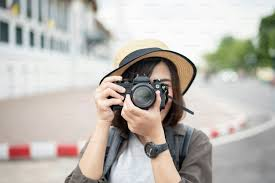
#> input picture Matplotlip/download.jpeg, 275 x 183 px
$ jupyter execute 8.Image.ipynb
#> lines starting #> are read from the running program, lines starting #| are printed output that depends on the picture
## Matplotlib can load, display, modify, and annotate images.
**This is super useful for:**

* Computer Vision

* ML / Deep Learning

* Image processing

[cell 1]
import matplotlib.pyplot as plt
import matplotlib.image as mpimg

[cell 2]
img = mpimg.imread("download.jpeg")
#> img is the input picture: shape (183, 275, 3); mean R, G, B 187.2, 182.8, 176.3
print(img.shape)
#| (183, 275, 3)

Meaning:

* 183 rows (height)

* 275 columns (width)

* 3 color channels (RGB)

## Display an Image

[cell 3]
plt.imshow(img)
plt.axis('off')
plt.show()

## Grayscale Image

[cell 4]
import numpy as np

img_grey = np.mean(img , axis=2)    #simple sonvert

plt.imshow(img_grey , cmap='grey')
plt.axis('off')
plt.show()

## crop image

[cell 5]
crop = img[100:150, 60:250]      #[height_start : height_end  , width_s:width_end]
plt.imshow(crop)
plt.axis('off')
plt.show()

## plot image over a chart

[cell 6]
plt.imshow(img)
plt.scatter([20,30,40],[15,20,25] , color='red' , s=50)
plt.show()
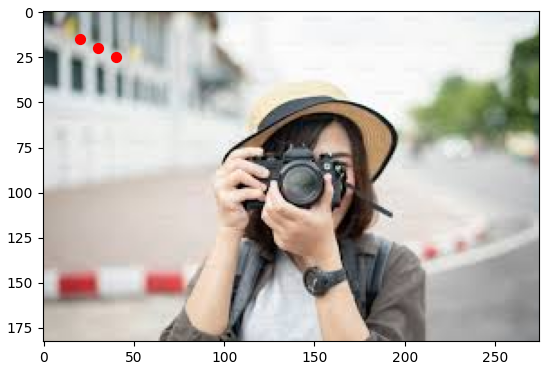
#> figure drawn by matplotlib, 1 panel

## save image after editing

[cell 7]
plt.imsave('output.png',img)

# save grey_scale image

plt.imsave("grey_image.png", img_grey , cmap='grey')

## colormap

[cell 8]
plt.imshow(img_grey, cmap='inferno')
plt.axis('off')
plt.show()

## overlay text

[cell 9]
plt.imshow(img)
plt.text(50, 50, "Hello!", color='yellow', fontsize=20)
plt.axis('off')
plt.show()

**Popular colormaps:**

* gray

* viridis

* inferno

* plasma

* jet

# image data in matplotlib is numpy
* so we can directly change

[cell 10]
bright = img * 0.1
bright = bright.clip(0,1)  # force value to be in between 0 and 1
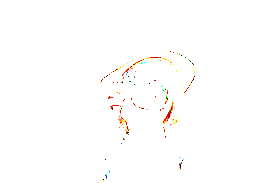
#> bright: shape (183, 275, 3) float64; mean R, G, B 0.998, 0.995, 0.993
plt.imshow(bright)
plt.show()

<br><br><br>

# Through PIL (Pillow)

[cell 11]
from PIL import Image ,ImageEnhance , ImageFilter

[cell 12]
fname = r'download.jpeg'

[cell 13]
# opening image using pil
image = Image.open(fname).convert('L')

[cell 14]
#mapping image to grey scale
plt.imshow(image , cmap ='gist_heat_r')
plt.show()

## Check format

[cell 15]
print(image.format)
#| None
print(image.size)
#| (275, 183)
print(image.mode)
#| L

## convert image mode

[cell 16]
img = image.convert('RGBA')
#> img: PIL image 275x183 RGBA
print(img.mode)
#| RGBA

## Adjust brightness, contrast, color, sharpness

[cell 17]
enh = ImageEnhance.Brightness(img)
bright = enh.enhance(1.5)
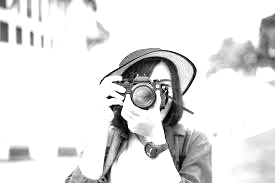
#> bright: PIL image 275x183 RGBA; mean R, G, B, A 226.2, 226.2, 226.2, 255

[cell 18]
enh = ImageEnhance.Contrast(image)
contrast = enh.enhance(2)
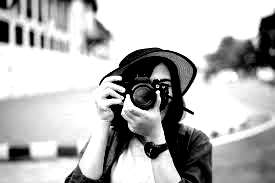
#> contrast: PIL image 275x183 L; min 0, max 255, mean 179.6

[cell 19]
enh = ImageEnhance.Color(img)
rich = enh.enhance(1.8)

[cell 20]
enh = ImageEnhance.Sharpness(img)
sharp = enh.enhance(3)
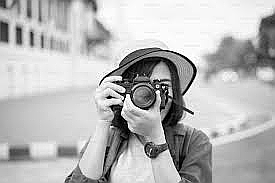
#> sharp: PIL image 275x183 RGBA; mean R, G, B, A 183.6, 183.6, 183.6, 255

## filter blur image

[cell 21]
fname = r'images.jpeg'

images = Image.open(fname).convert('L')
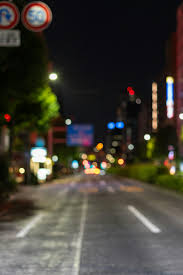
#> input picture Matplotlip/images.jpeg, 183 x 275 px
plt.imshow(images)
plt.show()

[cell 22]
blur = images.filter(ImageFilter.BLUR)
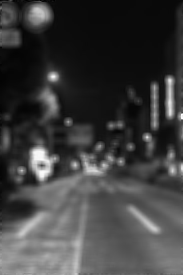
#> blur: PIL image 183x275 L; min 1, max 254, mean 62.4
plt.imshow(blur)
plt.show()

[cell 23]
gauss = images.filter(ImageFilter.GaussianBlur(5))
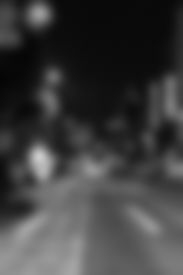
#> gauss: PIL image 183x275 L; min 5, max 204, mean 62.3
plt.imshow(gauss)
plt.show()

[cell 24]
contour = images.filter(ImageFilter.CONTOUR)
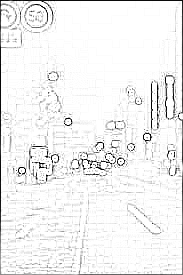
#> contour: PIL image 183x275 L; min 0, max 255, mean 240.9
contour = images.filter(ImageFilter.DETAIL)
contour = images.filter(ImageFilter.EDGE_ENHANCE)
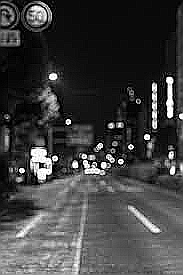
#> contour: PIL image 183x275 L; min 0, max 255, mean 63.1
# contour = images.filter(ImageFilter.SHARPEN)
# contour = images.filter(ImageFilter.EMBOSS)

plt.imshow(contour)
plt.show()
